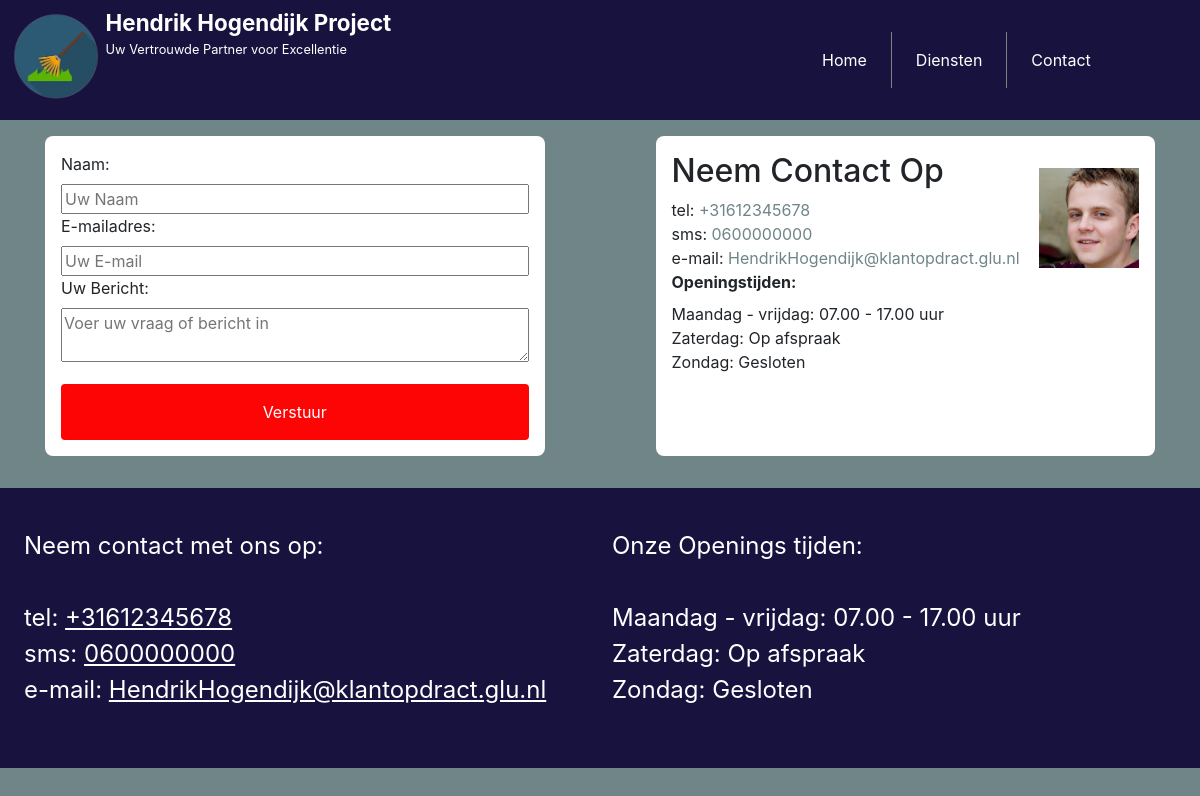
The page /contact.php on the database its author committed.
### tables this page shows
CREATE TABLE `informatie` (
  `info_id` int(11) NOT NULL,
  `info_type` int(11) NOT NULL,
  `info_prefix` varchar(255) NOT NULL,
  `info_tekst` varchar(255) NOT NULL
);

### contact.php (the view, shortened to what this page needs)
<?php
include('assets/core/header.php')
?>
    <div class="container">
    <form action="" method="post">
            <label for="name">Naam:</label>
            <input type="text" id="name" name="naam" placeholder="Uw Naam" value="<?php echo isset($_POST['naam']) ? $_POST['naam'] : ''; ?>" required>
            <label for="email">E-mailadres:</label>
            <input type="email" id="email" name="email" placeholder="Uw E-mail" value="<?php echo isset($_POST['email']) ? $_POST['email'] : ''; ?>" required>
            <label for="message">Uw Bericht:</label>
            <textarea id="message" name="bericht" placeholder="Voer uw vraag of bericht in" required><?php echo isset($_POST['bericht']) ? $_POST['bericht'] : ''; ?></textarea>
            <button type="submit">Verstuur</button>
        </form>
        <div class="contact-info">
        <img src="assets/img/henrik.png" alt="Hendrik Hogendijk" width="150" height="100">
            <h2>Neem Contact Op</h2>
            <?php
            $sql = "SELECT info_prefix, info_tekst FROM informatie WHERE info_type = 1";
            $liqry = $con->prepare($sql);
            if ($liqry === false) {
                echo mysqli_error($con);
            } else {
                $liqry->bind_result($info_prefix, $info_tekst);
                if ($liqry->execute()) {
                    $liqry->store_result();
                    while ($liqry->fetch()) {
                        if ($info_prefix != 'mailto') {
                            echo $info_prefix . ": " . "<a href='" . $info_prefix . ":" . $info_tekst ."'>" . $info_tekst . "</a>" ."<br>";
                            }
                            if ($info_prefix == 'mailto') {
                                echo "e-mail". ": " . "<a href='" . $info_prefix . ":" . $info_tekst ."'>" . $info_tekst . "</a>" ."<br>";
                            }
                    }
                }
            }
            ?>
            <p><b>Openingstijden:</b></p>
            <?php
            $sql = "SELECT info_prefix, info_tekst FROM informatie WHERE info_type = 2";
            $liqry = $con->prepare($sql);
            if ($liqry === false) {
                echo mysqli_error($con);
            } else {
                $liqry->bind_result($info_prefix, $info_tekst);
                if ($liqry->execute()) {
                    $liqry->store_result();
                    while ($liqry->fetch()) {
                        echo $info_prefix . " " . $info_tekst . "<br>";
                    }
                }
            }
            ?>
        </div>
    </div>
<?php
include('assets/core/footer.php');
?>

### assets/core/footer.php (shortened to what this page needs)
<div class="footer">
    <div class="footer-contact">
        Neem contact met ons op: <br><br>
        <?php
        $sql = "SELECT info_prefix, info_tekst FROM informatie WHERE info_type = 1";
        $liqry = $con->prepare($sql);
        if ($liqry === false) {
            echo mysqli_error($con);
        } else {
            $liqry->bind_result($info_prefix, $info_tekst);
            if ($liqry->execute()) {
                $liqry->store_result();
                while ($liqry->fetch()) {
                    if ($info_prefix != 'mailto') {
                    echo $info_prefix . ": " . "<a class='t-col-white t-deco-link' href='" . $info_prefix . ":" . $info_tekst ."'>" . $info_tekst . "</a>" ."<br>";
                    }
                    if ($info_prefix == 'mailto') {
                        echo "e-mail" . ": " . "<a class='t-col-white t-deco-link' href='" . $info_prefix . ":" . $info_tekst ."'>" . $info_tekst . "</a>" ."<br>";
                    }
                }
            }
        }
        ?>
    </div>
    <div class="footer-dagen">
    Onze Openings tijden: <br><br>
        <?php
        $sql = "SELECT info_prefix, info_tekst FROM informatie WHERE info_type = 2";
        $liqry = $con->prepare($sql);
        if ($liqry === false) {
            echo mysqli_error($con);
        } else {
            $liqry->bind_result($info_prefix, $info_tekst);
            if ($liqry->execute()) {
                $liqry->store_result();
                while ($liqry->fetch()) {
                    echo $info_prefix . " " . $info_tekst . "<br>";
                }
            }
        }
        ?>
    </div>
</div>
</body>
</html>

### assets/css/style.css (style rules this page uses)
.footer { margin-bottom: 0vh; background-color: rgb(24, 18, 63); width: 100%; min-height: 35vh; height: fit-content; display: flex; gap: 2vw; }
.footer-contact { width: 49vw; padding-top: 5vh; padding-left: 2vw; font-size: 1.5em; color: white; }
.footer-dagen { width: 49vw; padding-top: 5vh; font-size: 1.5em; color: white; }
body { background-color: #bdbdbd; font-family: sans-serif; margin: 0; padding: 0; }
.container { display: flex; flex-wrap: wrap; justify-content: space-between; padding: 1em; }
form { flex: 1 1 45%; max-width: 45%; padding: 1em; background-color: #fff; border-radius: 8px; margin-bottom: 1em; }
form label,form input,form textarea,form button { width: 100%; }
.contact-info { flex: 1 1 45%; max-width: 45%; padding: 1em; background-color: #fff; border-radius: 8px; margin-bottom: 1em; position: relative; }
.contact-info p { margin-bottom: 0.5em; }
.contact-info a { color: #6f8587; text-decoration: none; }
.contact-info img { width: 100%; height: auto; max-width: 100px; position: absolute; top: 2em; right: 1em; display: block; margin: 0 auto; }
button[type="submit"],button.cta { background-color: #fe0505; color: #fff; padding: 1em 2em; border: none; border-radius: 4px; cursor: pointer; width: 100%; margin-top: 1em; }
.bg-6F8587 { background-color: #6f8587; }
.t-col-white { color: white; }
.t-deco-link { text-decoration: underline; }

### rows shown on the page
informatie: info_prefix "tel", info_tekst "+31612345678"
informatie: info_prefix "sms", info_tekst "0600000000"
informatie: info_tekst "HendrikHogendijk@klantopdract.glu.nl"
informatie: info_prefix "Maandag - vrijdag:", info_tekst "07.00 - 17.00 uur"
informatie: info_prefix "Zaterdag:", info_tekst "Op afspraak"
informatie: info_prefix "Zondag:", info_tekst "Gesloten"
